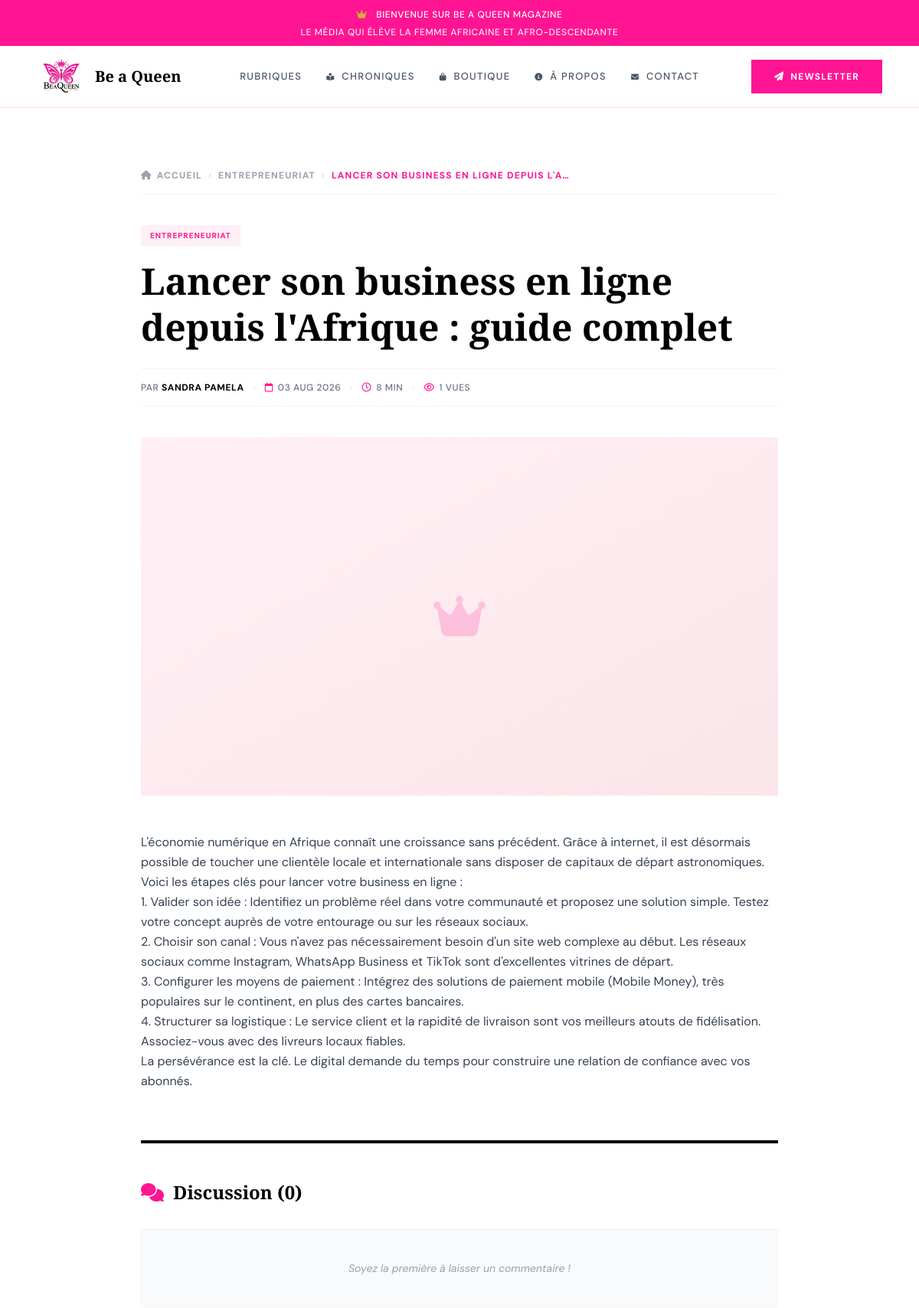
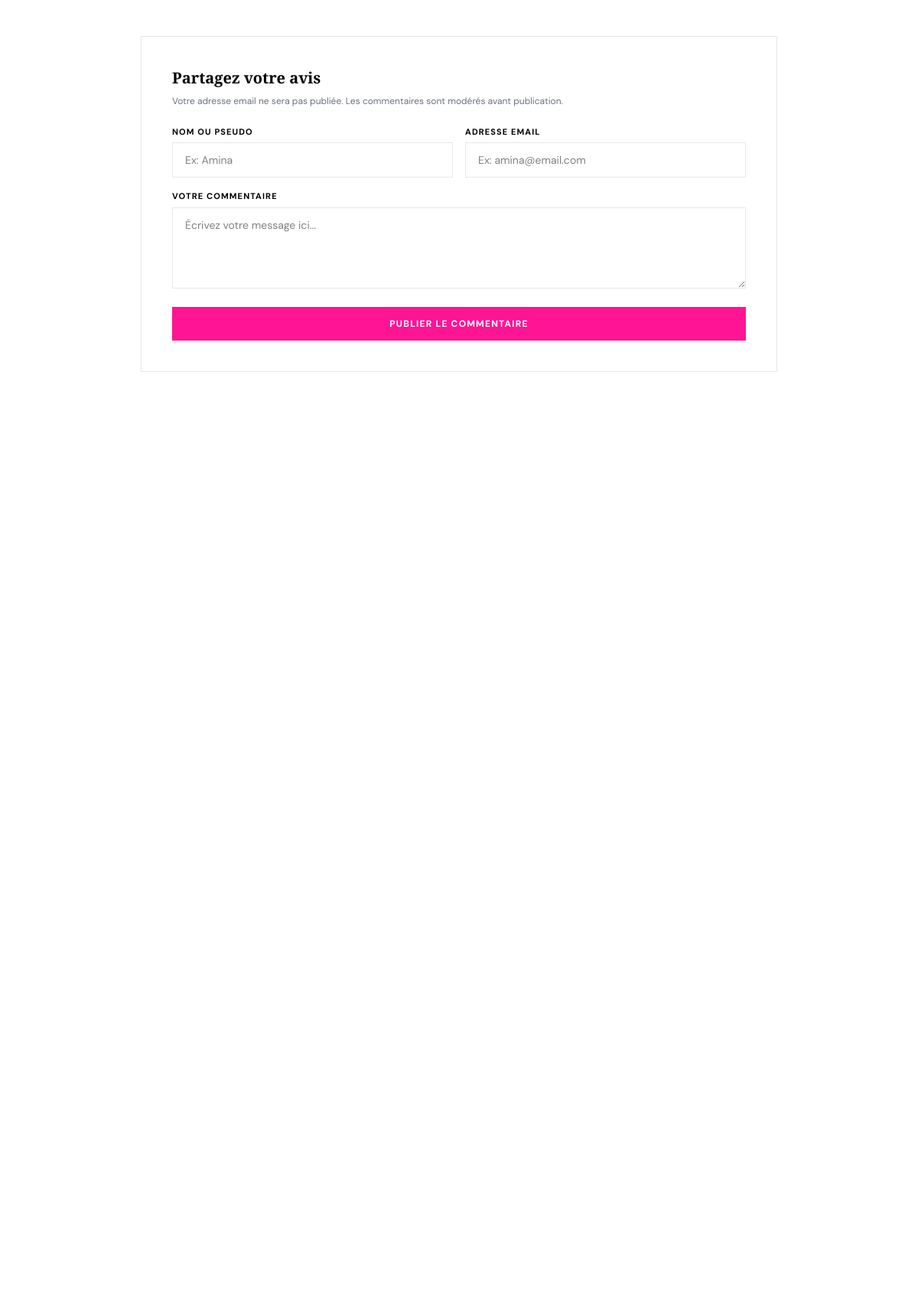
The app's page /article/lancer-son-business-en-ligne-depuis-afrique/ (upper part) with its own data (2 pictures, top to bottom).
### magazine/models.py (models this page shows, shortened)
class Article(models.Model):
    STATUTS = [
        ('brouillon', 'Brouillon'),
        ('publie',    'Publié'),
        ('archive',   'Archivé'),
    ]
    titre              = models.CharField(max_length=191, verbose_name="Titre")
    slug               = models.SlugField(max_length=191, unique=True, verbose_name="Slug URL")
    extrait            = models.TextField(blank=True, verbose_name="Extrait / Résumé")
    contenu            = models.TextField(verbose_name="Contenu complet")
    image_principale   = models.ImageField(upload_to='articles/', blank=True, null=True, verbose_name="Image de couverture")
    rubrique           = models.ForeignKey(Rubrique, on_delete=models.SET_NULL, null=True, related_name='articles', verbose_name="Rubrique")
    auteure            = models.ForeignKey(Utilisateur, on_delete=models.SET_NULL, null=True, related_name='articles', verbose_name="Auteure")
    tags               = models.ManyToManyField(Tag, through='ArticleTag', blank=True, verbose_name="Tags")
    statut             = models.CharField(max_length=20, choices=STATUTS, default='brouillon', verbose_name="Statut")
    en_une             = models.BooleanField(default=False, verbose_name="Afficher en une")
    date_publication   = models.DateTimeField(blank=True, null=True, verbose_name="Date de publication")
    date_modification  = models.DateTimeField(auto_now=True, verbose_name="Dernière modification")
    vues               = models.PositiveIntegerField(default=0, verbose_name="Nombre de vues")
    temps_lecture      = models.PositiveIntegerField(default=5, verbose_name="Temps de lecture (min)")
    class Meta:
        ordering            = ['-date_publication']
        verbose_name        = "Article"
        verbose_name_plural = "Articles"
        db_table            = "articles"

class Rubrique(models.Model):
    nom         = models.CharField(max_length=100, verbose_name="Nom")
    slug        = models.SlugField(max_length=100, unique=True, verbose_name="Slug URL")
    emoji       = models.CharField(max_length=10, blank=True, verbose_name="Emoji")
    description = models.TextField(blank=True, verbose_name="Description")
    ordre       = models.PositiveIntegerField(default=0, verbose_name="Ordre d'affichage")
    active      = models.BooleanField(default=True, verbose_name="Rubrique active")
    class Meta:
        ordering            = ['ordre']
        verbose_name        = "Rubrique"
        verbose_name_plural = "Rubriques"
        db_table            = "rubriques"

class Utilisateur(AbstractBaseUser):
    ROLES = [
        ('admin',    'Administratrice'),
        ('auteure',  'Auteure'),
        ('editrice', 'Éditrice'),
    ]
    nom               = models.CharField(max_length=150, verbose_name="Nom complet")
    email             = models.EmailField(max_length=191, unique=True, verbose_name="Email")
    role              = models.CharField(max_length=20, choices=ROLES, default='auteure', verbose_name="Rôle")
    photo             = models.ImageField(upload_to='profils/', blank=True, null=True, verbose_name="Photo de profil")
    bio               = models.TextField(blank=True, null=True, verbose_name="Biographie")
    date_inscription  = models.DateTimeField(default=timezone.now, verbose_name="Date d'inscription")
    actif             = models.BooleanField(default=True, verbose_name="Compte actif")
    is_admin          = models.BooleanField(default=False)
    USERNAME_FIELD  = 'email'
    REQUIRED_FIELDS = ['nom']
    objects = UtilisateurManager()
    class Meta:
        verbose_name        = "Utilisatrice"
        verbose_name_plural = "Utilisatrices"
        db_table            = "utilisateurs"

### magazine/views.py (the view)
# urls.py: path('article/<slug:slug>/', views.article, name='article'),
def article(request, slug):
    art = get_object_or_404(Article, slug=slug, statut='publie')
    art.vues += 1
    art.save(update_fields=['vues'])
    commentaires = art.commentaires.filter(approuve=True).order_by('date_creation')
    articles_similaires = Article.objects.filter(
        rubrique=art.rubrique,
        statut='publie'
    ).exclude(id=art.id).order_by('-date_publication')[:3]
    context = {
        'article'           : art,
        'commentaires'      : commentaires,
        'articles_similaires': articles_similaires,
    }
    return render(request, 'magazine/article.html', context)

### magazine/templates/magazine/article.html (shortened to what this page needs)
{% extends 'magazine/base.html' %}
{% load static %}
{% block content %}
<article class="bg-white py-12 lg:py-20 min-h-screen">
  <div class="max-w-4xl mx-auto px-4 sm:px-6 lg:px-8">
    <nav aria-label="Breadcrumb" class="mb-10 pb-4 border-b border-gray-100">
      <ol class="flex items-center gap-2 flex-wrap text-xs font-bold tracking-widest uppercase text-gray-400">
        <li><a href="/" class="hover:text-[#FF1493] transition-colors flex items-center gap-1.5"><i class="fa-solid fa-house"></i> Accueil</a></li>
        <li class="opacity-40">›</li>
        <li><a href="{% url 'rubrique' article.rubrique.slug %}" class="hover:text-[#FF1493] transition-colors">{{ article.rubrique.nom }}</a></li>
        <li class="opacity-40">›</li>
        <li class="text-[#FF1493]">{{ article.titre|truncatechars:40 }}</li>
      </ol>
    </nav>
    <header class="mb-10 text-center sm:text-left">
      <span class="inline-block bg-[#FFF0F5] text-[#FF1493] text-[10px] font-bold tracking-widest uppercase px-3 py-1.5 mb-4">
        {{ article.rubrique.nom }}
      </span>
      <h1 class="font-serif text-3xl sm:text-5xl font-black text-black leading-tight mb-6">
        {{ article.titre }}
      </h1>
      <div class="flex items-center sm:justify-start justify-center flex-wrap gap-3 text-xs text-gray-500 border-y border-gray-100 py-4 font-medium uppercase tracking-wider">
        <span>Par <strong class="text-black">{{ article.auteure.nom|default:"Sandra Pamela" }}</strong></span>
        <span class="opacity-30 hidden sm:inline">·</span>
        <span class="flex items-center gap-1.5"><i class="fa-regular fa-calendar text-[#FF1493]"></i> {{ article.date_publication|date:"d M Y" }}</span>
        <span class="opacity-30 hidden sm:inline">·</span>
        <span class="flex items-center gap-1.5"><i class="fa-regular fa-clock text-[#FF1493]"></i> {{ article.temps_lecture }} min</span>
        <span class="opacity-30 hidden sm:inline">·</span>
        <span class="flex items-center gap-1.5"><i class="fa-regular fa-eye text-[#FF1493]"></i> {{ article.vues }} vues</span>
      </div>
    </header>
    <div class="aspect-video w-full overflow-hidden bg-gray-50 mb-12">
      {% if article.image_principale %}
      <img src="{{ article.image_principale.url }}" alt="{{ article.titre }}" class="w-full h-full object-cover">
      {% else %}
      <div class="w-full h-full bg-gradient-to-br from-[#FFF0F5] to-[#FFB6C1]/30 flex items-center justify-center text-6xl text-[#FF1493]/20">
        <i class="fa-solid fa-crown"></i>
      </div>
      {% endif %}
    </div>
    <div class="prose prose-lg max-w-none text-gray-700 leading-relaxed font-sans mb-16">
      {{ article.contenu|linebreaks }}
    </div>
    <div class="border-t-4 border-black pt-12">
      <div class="flex items-center gap-3 mb-8">
        <i class="fa-solid fa-comments text-2xl text-[#FF1493]"></i>
        <h3 class="font-serif text-2xl font-bold text-black m-0">Discussion ({{ commentaires.count }})</h3>
      </div>
      <div class="space-y-6 mb-12">
        {% for comment in commentaires %}
        <div class="bg-gray-50 p-6 border-l-4 border-[#FF1493]">
          <div class="flex justify-between items-center mb-3">
            <span class="font-bold text-sm text-black">{{ comment.auteur_nom }}</span>
            <span class="text-xs text-gray-400"><i class="fa-regular fa-clock mr-1"></i> {{ comment.date_creation|date:"d M Y à H:i" }}</span>
          </div>
          <div class="text-sm text-gray-600 leading-relaxed">
            {{ comment.contenu|linebreaksbr }}
          </div>
        </div>
        {% empty %}
        <div class="text-center py-10 bg-gray-50 border border-gray-100 italic text-sm text-gray-400">
          Soyez la première à laisser un commentaire !
        </div>
        {% endfor %}
      </div>
      <div class="bg-white border border-gray-200 p-8 sm:p-10">
        <h3 class="font-serif text-xl font-bold text-black mb-2">Partagez votre avis</h3>
        <p class="text-xs text-gray-500 mb-6">
          Votre adresse email ne sera pas publiée. Les commentaires sont modérés avant publication.
        </p>
        <form method="POST" action="{% url 'commenter' article.slug %}" class="flex flex-col gap-4">
          <div class="grid sm:grid-cols-2 gap-4">
            <div class="flex flex-col gap-1.5">
              <label for="nom" class="text-[11px] font-bold tracking-widest uppercase text-black">Nom ou Pseudo</label>
              <input type="text" id="nom" name="nom" class="border-[1.5px] border-gray-200 px-4 py-3 text-sm focus:border-[#FF1493] outline-none" placeholder="Ex: Amina" required>
            </div>
            <div class="flex flex-col gap-1.5">
              <label for="email" class="text-[11px] font-bold tracking-widest uppercase text-black">Adresse email</label>
              <input type="email" id="email" name="email" class="border-[1.5px] border-gray-200 px-4 py-3 text-sm focus:border-[#FF1493] outline-none" placeholder="Ex: amina@email.com" required>
            </div>
          </div>
          <div class="flex flex-col gap-1.5">
            <label for="contenu" class="text-[11px] font-bold tracking-widest uppercase text-black">Votre commentaire</label>
            <textarea id="contenu" name="contenu" rows="4" class="border-[1.5px] border-gray-200 px-4 py-3 text-sm focus:border-[#FF1493] outline-none resize-y" placeholder="Écrivez votre message ici..." required></textarea>
          </div>
          <button type="submit" class="btn-primary justify-center mt-2">Publier le commentaire</button>
        </form>
      </div>
    </div>
  </div>
</article>
{% endblock content %}

### magazine/templates/magazine/base.html (style rules this page uses)
body { font-family: var(--font-sans); }
h1,h2,h3,h4 { font-family: var(--font-sans); }
.font-serif { font-family: var(--font-serif) !important; }
.btn-primary { @apply inline-flex items-center gap-2 bg-[#FF1493] text-white font-bold text-xs tracking-widest uppercase px-7 py-3 border-2 border-[#FF1493] transition-all duration-200 hover:bg-[#C71585] hover:border-[#C71585] hover:-translate-y-px cursor-pointer; }

### records on screen
Article: rubrique.nom "ENTREPRENEURIAT", titre "LANCER SON BUSINESS EN LIGNE DEPUIS L'A…", titre "Lancer son business en ligne depuis l'Afrique : guide complet", auteure.nom "SANDRA PAMELA", date_publication "03 AUG 2026", temps_lecture "8", vues "1", contenu "L'économie numérique en Afrique connaît une croissance sans précédent. Grâce à internet, il est désormais possible de toucher une clientèle locale et internationale sans disposer de capitaux de départ astronomiques. Voici les étapes clés pour lancer votre business en ligne : 1. Valider son idée : Identifiez un problème réel dans votre communauté et proposez une solution simple. Testez votre concept auprès de votre entourage ou sur les réseaux sociaux. 2. Choisir son canal : Vous n'avez pas nécessairement besoin d'un site web complexe au début. Les réseaux sociaux comme Instagram, WhatsApp Business et TikTok sont d'excellentes vitrines de départ. 3. Configurer les moyens de paiement :…"

### other values on screen
{{ commentaires.count }} "0"
